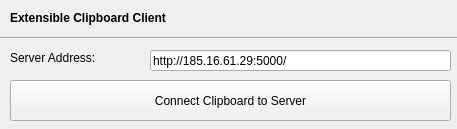
<?xml version="1.0" encoding="UTF-8"?>
<ui version="4.0">
 <class>root</class>
 <widget class="QWidget" name="root">
  <property name="geometry">
   <rect>
    <x>0</x>
    <y>0</y>
    <width>457</width>
    <height>129</height>
   </rect>
  </property>
  <property name="windowTitle">
   <string>Form</string>
  </property>
  <widget class="QLabel" name="lbl_heading">
   <property name="enabled">
    <bool>true</bool>
   </property>
   <property name="geometry">
    <rect>
     <x>10</x>
     <y>10</y>
     <width>441</width>
     <height>16</height>
    </rect>
   </property>
   <property name="font">
    <font>
     <weight>75</weight>
     <bold>true</bold>
    </font>
   </property>
   <property name="text">
    <string>Extensible Clipboard Client</string>
   </property>
  </widget>
  <widget class="QLineEdit" name="edit_server_address">
   <property name="geometry">
    <rect>
     <x>150</x>
     <y>50</y>
     <width>301</width>
     <height>21</height>
    </rect>
   </property>
   <property name="placeholderText">
    <string>e.g. 42.42.42.42:4200</string>
   </property>
   <property name="text">
    <string>http://185.16.61.29:5000/</string>
   </property>
  </widget>
  <widget class="QLabel" name="lbl_heading_2">
   <property name="enabled">
    <bool>true</bool>
   </property>
   <property name="geometry">
    <rect>
     <x>10</x>
     <y>50</y>
     <width>101</width>
     <height>16</height>
    </rect>
   </property>
   <property name="font">
    <font>
     <weight>50</weight>
     <bold>false</bold>
    </font>
   </property>
   <property name="text">
    <string>Server Address:</string>
   </property>
  </widget>
  <widget class="Line" name="line">
   <property name="geometry">
    <rect>
     <x>0</x>
     <y>30</y>
     <width>461</width>
     <height>16</height>
    </rect>
   </property>
   <property name="orientation">
    <enum>Qt::Horizontal</enum>
   </property>
  </widget>
  <widget class="QPushButton" name="btn_connect">
   <property name="geometry">
    <rect>
     <x>10</x>
     <y>80</y>
     <width>441</width>
     <height>41</height>
    </rect>
   </property>
   <property name="text">
    <string>Connect Clipboard to Server</string>
   </property>
  </widget>
 </widget>
 <resources/>
 <connections/>
</ui>
